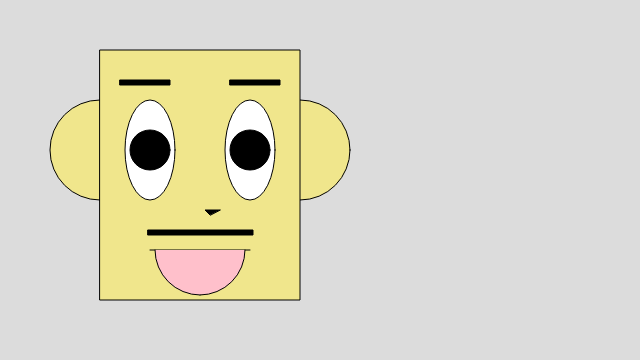
Frame 1 (no input)
Frame 60 (no input): identical to frame 1, image omitted
Frame 120 (the mouse pressed at the canvas centre since frame 60): identical to frame 1, image omitted

The p5.js sketch that drew this single still picture (run headless with seeded random() and noise() and a simulated clock; from frame 60 on, the mouse is pressed at the canvas centre):

// p5.js sketch
// ── sketch.js
function setup() {
	createCanvas(640, 360);
}

function draw() {
	background(220);
	
	// ears
	fill("khaki");
	ellipse(100, 150, 100, 100);
	ellipse(300, 150, 100, 100);
	
	// face
	fill("khaki");
	rect(100, 50, 200, 250);
	
	// eyebrows
	fill("black");
	rect(230, 80, 50, 5);
	rect(120, 80, 50, 5);
	
	// eyes
	fill("white");
	ellipse(150, 150, 50, 100);
	ellipse(250, 150, 50, 100);
	
	// eyes_pupil
	fill("black");
	ellipse(150, 150, 40, 40);
	ellipse(250, 150, 40, 40);
	
	// nose
	fill("black");
	triangle(220, 210, 205, 210, 210, 215);

	// outline
	stroke("black");
	line(150, 250, 250, 250);
	
	// muststash
	fill("black");
	rect(148, 230, 105, 5);
	
	// mouth
	fill("pink");
	arc(200, 250, 90, 90, 0, HALF_PI);
	arc(200, 250, 90, 90, HALF_PI, PI);
	}
	
	
